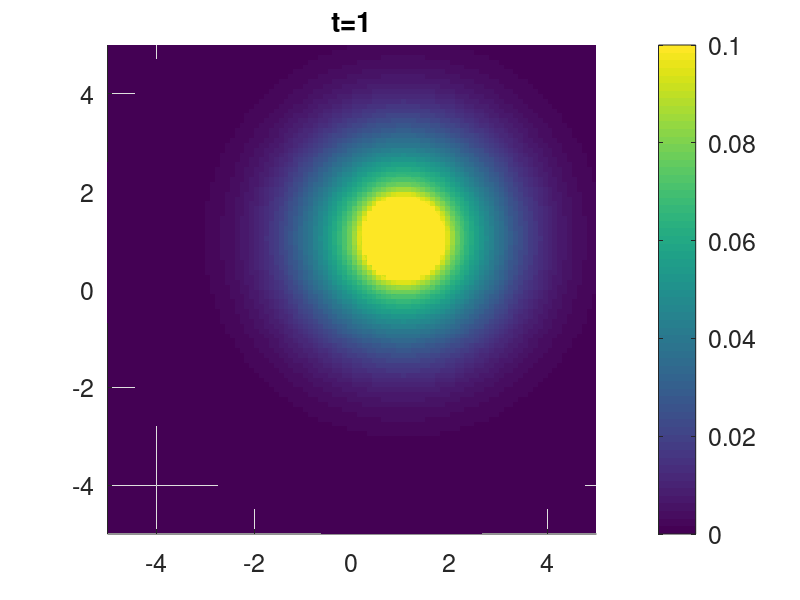

MATLAB code to generate this figure: (Note: this script raises an error after producing the figure.)
function y_out_1 = diffusion_test()
%%%%%%%%%%%%%%%%%%%%%%%%%%%%%%%%%%%%%%%%%%%%%%%%%%%%%%%%%%%%%%%%%%%%%%%%%%%
% May 2018, Orit Peleg, orit.peleg@colorado.edu
%%%%%%%%%%%%%%%%%%%%%%%%%%%%%%%%%%%%%%%%%%%%%%%%%%%%%%%%%%%%%%%%%%%%%%%%%%%
close all;
dbstop if error;
set(0,'Defaultlinelinewidth',3.5, 'DefaultlineMarkerSize',12,...
    'DefaultTextFontSize',5, 'DefaultAxesFontSize',18);

%%%%%%%%%%%%%%%%%%%%%%%%%%%%%%%%%%%%%%%%%%%%%%%%%%%%%%%%%%%%%%%%%%%%%%%%%%%

%The agent at position (0,0) produces a chemical signal that spreads out following a 
%diffusion equation. 

%The output of the code is a movie showing the concentration of the 
%chemical signal as a function of time in the arena. 

%%%%%%%%%%%%%%%%%%%%%%%%%%%%%%%%%%%%%%%%%%%%%%%%%%%%%%%%%%%%%%%%%%%%%%%%%%%
% define   
A_1=0.1; %initial chemical concentration per active agent for 1 
A_2=0.1; %initial chemical concentration per active agent for 2

D_1=1.0; % diffusion coefficient for 1
D_2=1.0; % diffusion coefficient for 2
delta_t_1 = 0.1; % time integration constant (time discretization) for 1
delta_t_2 = 0.1; % time integration constant (time discretization) for 2
delta_x_1 = 0.1; % size of a cell in the simulation (space discretization)
delta_x_2 = 0.1; % size of a cell in the simulation (space discretization)
B_1=0; % ignore for now
B_2=0; % ignore for now

SAVE_MOVIE_1 = 1;
SAVE_MOVIE_2 = 1;
%%%%%%%%%%%%%%%%%%%%%%%%%%%%%%%%%%%%%%%%%%%%%%%%%%%%%%%%%%%%%%%%%%%%%%%%%%%      
        
t_array_1=0:delta_t_1:1.0; 
t_array_2=0:delta_t_2:1.0;
min_x_1 = -5; max_x_1=5;
min_x_2 = -5; max_x_2=5;

source_propagation(A_1,B_1,D_1,t_array_1,delta_x_1,min_x_1,max_x_1,SAVE_MOVIE_1);
y_out_1=0; 

source_propagation(A_2,B_2,D_2,t_array_2,delta_x_2,min_x_2,max_x_2,SAVE_MOVIE_2);
y_out_2=0; 

end

%%%%%%%%%%%%%%%%%%%%%%%%%%%%%%%%%%%%%%%%%%%%%%%%%%%%%%%%%%%%%%%%%%%%%%%%%%%
%%%%%%%%%%%%%%%%%%%%%%%%%%%%%%%%%%%%%%%%%%%%%%%%%%%%%%%%%%%%%%%%%%%%%%%%%%%
%%%%%%%%%%%%%%%%%%%%%%%%%%%%%%%%%%%%%%%%%%%%%%%%%%%%%%%%%%%%%%%%%%%%%%%%%%%
%%%%%%%%%%%%%%%%%%%%%%%%%%%%%%%%%%%%%%%%%%%%%%%%%%%%%%%%%%%%%%%%%%%%%%%%%%%

function source_propagation(A,B,D,t_array,delta_x,min_x,max_x,SAVE_MOVIE)

source_x = 1;
source_y = 1;

[x,y] = meshgrid(min_x:delta_x:max_x,min_x:delta_x:max_x);

if SAVE_MOVIE==1
    fig_densities=figure();
    loops = length(2:length(t_array));
    clear F
    F(loops) = struct('cdata',[],'colormap',[]);
end

for t_i=2:length(t_array)
    t=t_array(t_i);
    c = zeros(size(x));

    curr_t = t;
    curr_c =(A/(curr_t^0.5))*exp(-(((x-source_x).^2)+((y-source_y).^2))./(4*D*curr_t))+B;
    c = c + curr_c;

    
    if (t_i>1) && SAVE_MOVIE==1
        figure(fig_densities);
        surf(x,y,c,'EdgeColor','none'); view(2); title(['t=',num2str(t)]); xlim([min_x max_x]); ylim([min_x max_x]);
        daspect([1 1 1]); colorbar; caxis([0 A]); hold on;
        
        pause(0.001);
        F(t_i-1) = getframe(fig_densities);
        pause(0.001);
        
        pause(0.1);
    end
    
end

if SAVE_MOVIE==1
    v = VideoWriter(['A',num2str(A),'B',num2str(A),'D',num2str(A),'test.mp4'],'MPEG-4');
    open(v);
    writeVideo(v,F);
    close(v);
end

end


